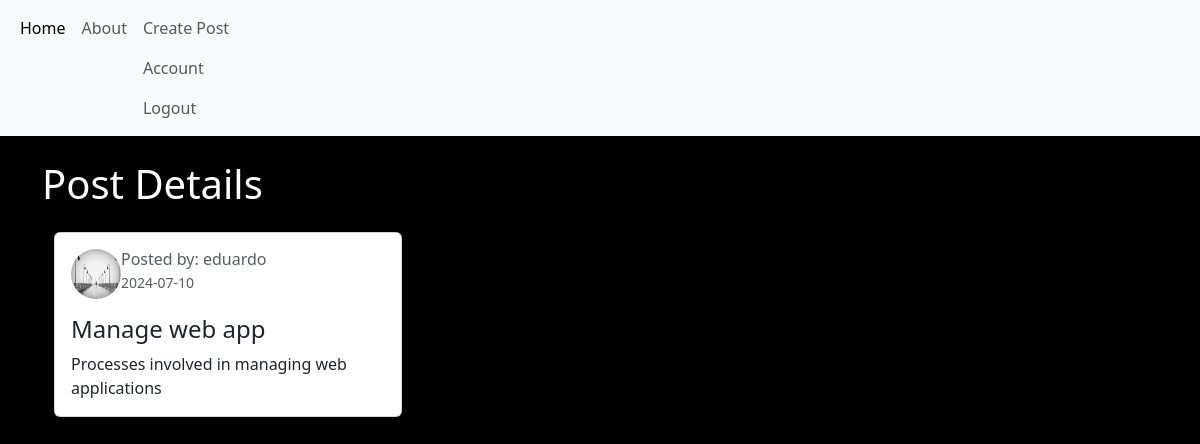
Screenshot of /post/2 (signed in) with the database file from the repository.
### app/models.py (models this page shows, shortened)
class User(db.Model,UserMixin):
    id = db.Column(db.Integer, primary_key=True)
    username = db.Column(db.String(20),unique=True,nullable=False)
    email = db.Column(db.String(200),unique=True,nullable=False)
    image_file = db.Column(db.String(20),nullable=False,default='default.jpg')
    password = db.Column(db.String(60),nullable=False)
    posts = db.relationship('Post',backref='author',lazy=True)

class Post(db.Model):
    id = db.Column(db.Integer, primary_key=True)
    title = db.Column(db.String(100),nullable=False)
    date_posted = db.Column(db.DateTime,nullable=False,default=datetime.utcnow)
    content = db.Column(db.Text,nullable=False)
    user_id = db.Column(db.Integer,db.ForeignKey('user.id'),nullable=False)

### app/routes.py (the view)
@app.route('/post/<int:post_id>',methods=['GET','POST'])
@login_required
def post_details(post_id):
    post = Post.query.get_or_404(post_id)
    return render_template('post_details.html',title=post.title,post=post)

### app/models.py (called while the page is built)
@login_manager.user_loader
def load_user(user_id):
    return User.query.get(int(user_id))

### app/templates/post_details.html
{% extends 'layout.html' %}
{% block content %}
<h1 class="my-4">Post Details</h1>
<div class="container">
    <div class="row">
        <div class="col-lg-4 col-md-6 mb-4">
            <div class="card h-100">
                <div class="card-body">
                    <div class="d-flex align-items-center mb-3">
                        <img src="{{url_for('static',filename='images/'+post.author.image_file)}}" class="rounded-circle mr-3" alt="" style="width: 50px; height: 50px;">
                        <div>
                            <h6 class="card-subtitle mb-0 text-muted">Posted by: {{ post.author.username }}</h6>
                            <small class="text-muted">{{ post.date_posted.strftime('%Y-%m-%d') }}</small>
                        </div>
                    </div>
                    <h4 class="card-title">{{ post.title }}</h4>
                    <p class="card-text">{{ post.content }}</p>
                </div>
            </div>
        </div>
    </div>
</div>
{% endblock content %}

### app/static/main.css (style rules this page uses)
body { background: black; color:#fff; }

### rows the page displays
User: image_file (picture), author.username "eduardo"
Post: date_posted "2024-07-10", title "Manage web app", content "Processes involved in managing web applications"
